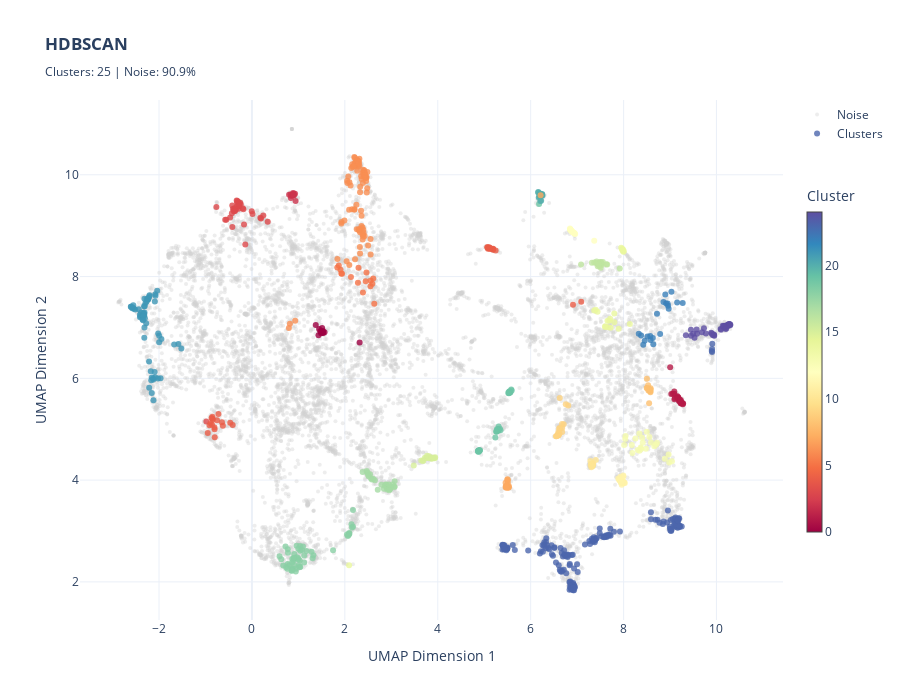
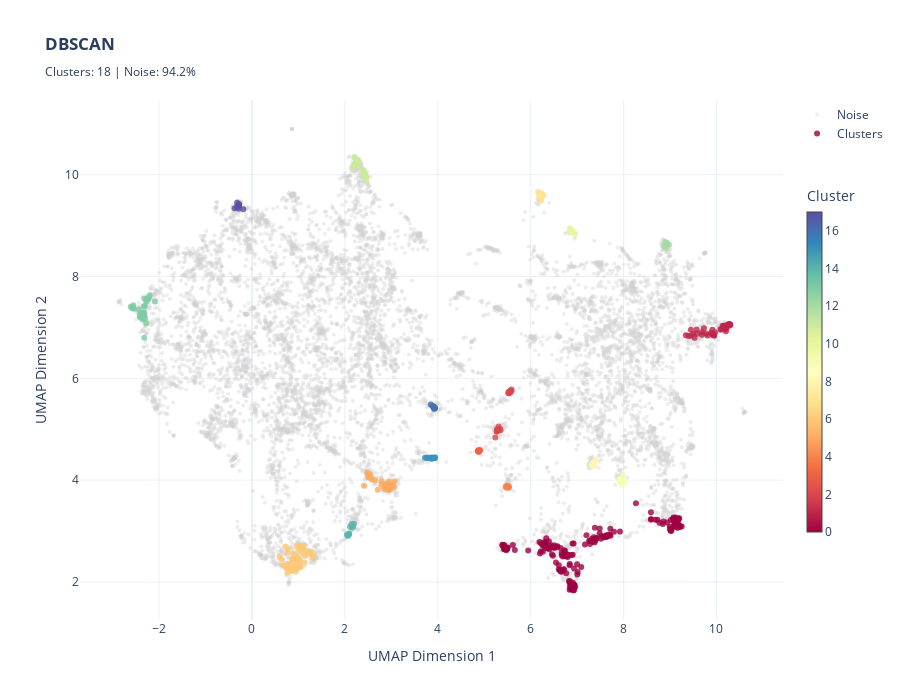
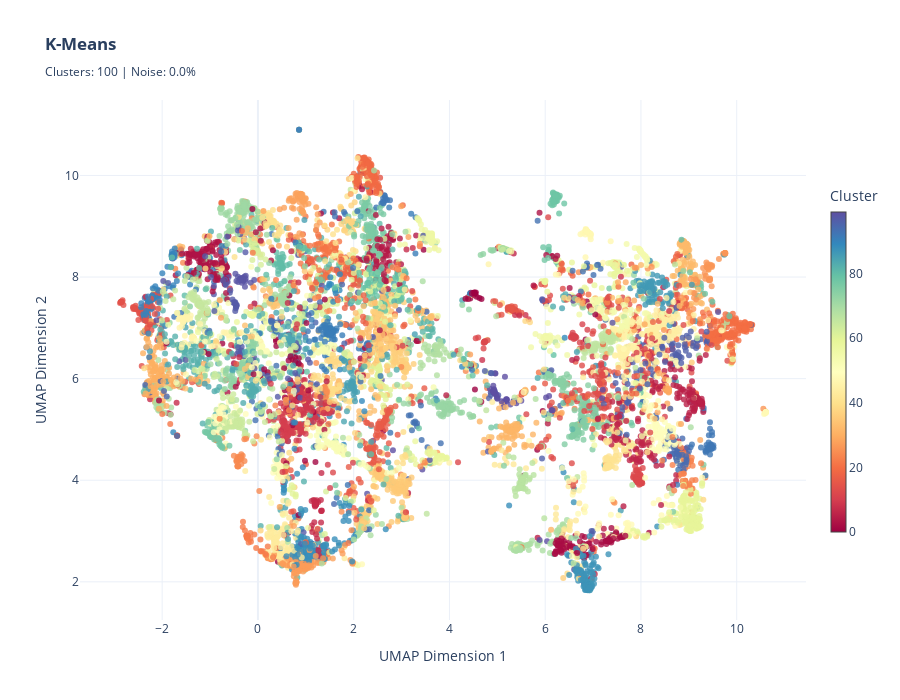
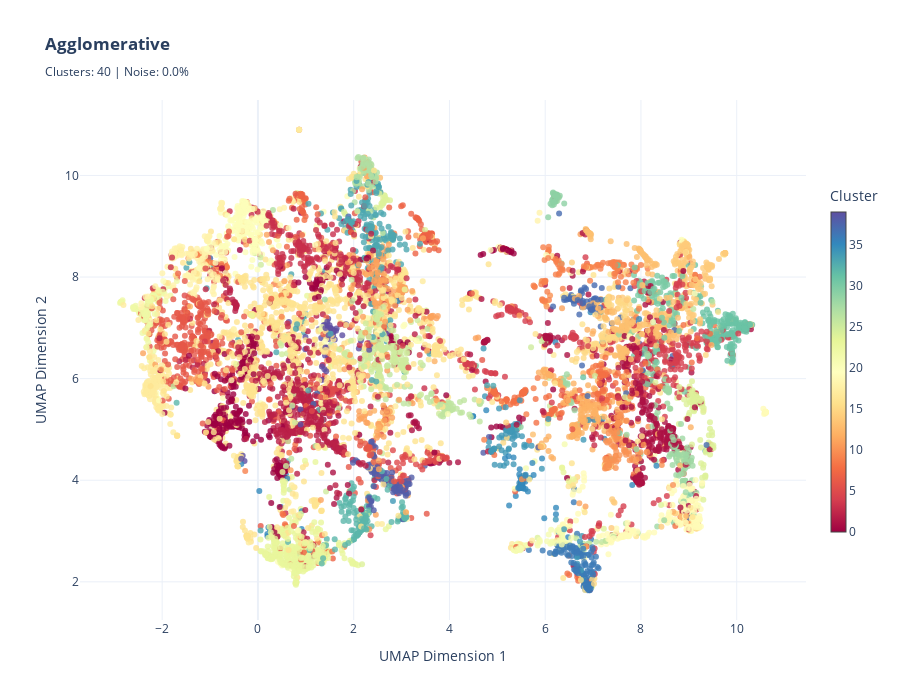

The cell these charts' notebook holds for them, in order:
### Code cell
print("\nLoading saved clustering labels...")

method_labels_dict = {}
label_files = {
    'HDBSCAN': './outputlabels/best_hdbscan_labels.npy',
    'DBSCAN': './outputlabels/best_dbscan_labels.npy',
    'K-Means': './outputlabels/best_kmeans_labels.npy',
    'Agglomerative': './outputlabels/best_agglomerative_labels.npy'
}

for method_name, filename in label_files.items():
    try:
        labels = np.load(filename)
        method_labels_dict[method_name] = labels
        n_clusters = len(set(labels)) - (1 if -1 in labels else 0)
        n_noise = np.sum(labels == -1)
        print(f"   {method_name}: {n_clusters} clusters, {n_noise} noise points")
    except FileNotFoundError:
        print(f"  {method_name}: File not found - {filename}")

if not method_labels_dict:
    print("\nERROR: No label files found. Run the clustering script first!")
    exit(1)

print(f"\nLoaded {len(method_labels_dict)} clustering methods")

# ============================================================================
# UMAP VISUALIZATION FUNCTION
# ============================================================================

def visualize_all_methods_umap(X_reduced, method_labels_dict, unique_ingredients=None, 
                                n_neighbors=15, min_dist=0.1, random_state=42):
    """
    Create comprehensive UMAP visualizations for all clustering methods.
    """
    
    print("\n" + "="*80)
    print("CREATING UMAP VISUALIZATIONS")
    print("="*80)
    
    # Compute UMAP embedding once
    print(f"\nComputing UMAP embedding (this may take a few minutes)...")
    print(f"  n_neighbors={n_neighbors}, min_dist={min_dist}")
    
    umap_model = umap.UMAP(
        n_neighbors=n_neighbors,
        min_dist=min_dist,
        n_components=2,
        random_state=random_state,
        verbose=True
    )
    embedding = umap_model.fit_transform(X_reduced)
    print(f" UMAP embedding complete: {embedding.shape}")
    
    # ========================================================================
    # 1. STATIC MATPLOTLIB VISUALIZATION
    # ========================================================================
    print("\n[1/3] Creating static matplotlib grid...")
    
    n_methods = len(method_labels_dict)
    n_cols = 2
    n_rows = (n_methods + 1) // 2
    
    fig, axes = plt.subplots(n_rows, n_cols, figsize=(16, 8 * n_rows))
    if n_methods == 1:
        axes = np.array([axes])
    axes = axes.flatten()
    
    for idx, (method_name, labels) in enumerate(method_labels_dict.items()):
        ax = axes[idx]
        
        df_method = pd.DataFrame({
            'x': embedding[:, 0],
            'y': embedding[:, 1],
            'cluster': labels
        })
        
        df_noise = df_method[df_method['cluster'] == -1]
        df_clusters = df_method[df_method['cluster'] != -1]
        
        n_clusters = len(set(labels)) - (1 if -1 in labels else 0)
        noise_pct = (len(df_noise) / len(labels)) * 100
        
        # Plot noise
        if len(df_noise) > 0:
            ax.scatter(df_noise['x'], df_noise['y'], 
                      c='lightgray', s=10, alpha=0.3, label='Noise')
        
        # Plot clusters
        if len(df_clusters) > 0:
            scatter = ax.scatter(df_clusters['x'], df_clusters['y'],
                               c=df_clusters['cluster'], 
                               cmap='Spectral',
                               s=20, alpha=0.7, linewidth=0)
            if n_clusters > 1:
                plt.colorbar(scatter, ax=ax, label='Cluster ID')
        
        ax.set_title(f"{method_name}\nClusters: {n_clusters} | Noise: {noise_pct:.1f}%", 
                    fontsize=12, fontweight='bold')
        ax.set_xlabel("UMAP Dimension 1")
        ax.set_ylabel("UMAP Dimension 2")
        if len(df_noise) > 0:
            ax.legend(loc='upper right', fontsize=8)
        ax.grid(alpha=0.3)
    
    for idx in range(n_methods, len(axes)):
        axes[idx].axis('off')
    
    plt.tight_layout()
    plt.savefig('umap_all_methods_static.png', dpi=300, bbox_inches='tight')
    print("   Saved: umap_all_methods_static.png")
    plt.show()
    
    # ========================================================================
    # 2. INTERACTIVE PLOTLY - INDIVIDUAL PLOTS (SHOW ONLY, NO SAVE)
    # ========================================================================
    print("\n[2/2] Creating individual interactive plots...")
    
    for method_name, labels in method_labels_dict.items():
        df_method = pd.DataFrame({
            'x': embedding[:, 0],
            'y': embedding[:, 1],
            'cluster': labels
        })
        
        if unique_ingredients is not None:
            df_method['ingredient'] = unique_ingredients
        
        df_noise = df_method[df_method['cluster'] == -1].copy()
        df_clusters = df_method[df_method['cluster'] != -1].copy()
        
        n_clusters = len(set(labels)) - (1 if -1 in labels else 0)
        noise_pct = (len(df_noise) / len(labels)) * 100
        
        fig = go.Figure()
        
        # Noise points
        if len(df_noise) > 0:
            hover_data = ['ingredient'] if unique_ingredients else []
            fig.add_trace(go.Scatter(
                x=df_noise['x'],
                y=df_noise['y'],
                mode='markers',
                name='Noise',
                marker=dict(size=4, color='lightgray', opacity=0.4),
                text=df_noise['ingredient'] if unique_ingredients else None,
                hovertemplate='<b>Noise</b><br>%{text}<br>x: %{x:.2f}<br>y: %{y:.2f}<extra></extra>'
            ))
        
        # Cluster points
        if len(df_clusters) > 0:
            fig.add_trace(go.Scatter(
                x=df_clusters['x'],
                y=df_clusters['y'],
                mode='markers',
                name='Clusters',
                marker=dict(
                    size=6,
                    color=df_clusters['cluster'],
                    colorscale='Spectral',
                    opacity=0.8,
                    colorbar=dict(title="Cluster", thickness=15, len=0.7),
                    showscale=True
                ),
                text=df_clusters['ingredient'] if unique_ingredients else None,
                customdata=df_clusters['cluster'],
                hovertemplate='<b>Cluster %{customdata}</b><br>%{text}<br>x: %{x:.2f}<br>y: %{y:.2f}<extra></extra>'
            ))
        
        fig.update_layout(
            title=f"<b>{method_name}</b><br><sub>Clusters: {n_clusters} | Noise: {noise_pct:.1f}%</sub>",
            xaxis_title="UMAP Dimension 1",
            yaxis_title="UMAP Dimension 2",
            width=900, height=700,
            template='plotly_white',
            hovermode='closest'
        )
        
        print(f"   Displaying: {method_name}")
        fig.show()
    
    
    return embedding, umap_model


# ============================================================================
# RUN VISUALIZATION
# ============================================================================

embedding, umap_model = visualize_all_methods_umap(
    X_reduced, 
    method_labels_dict,
    unique_ingredients=unique_ingredients,
    n_neighbors=15,
    min_dist=0.1,
    random_state=42
)

### Figure 1 — Plotly figure (JSON) as saved in the notebook; plotly's stock layout.template omitted (floating-point values rounded to 4 significant figures; data arrays with more than 128 entries replaced by an {"elided": "..."} marker saying what was removed)
{"data": [{"hovertemplate": "<b>Noise</b><br>%{text}<br>x: %{x:.2f}<br>y: %{y:.2f}<extra></extra>", "marker": {"color": "lightgray", "opacity": 0.4, "size": 4}, "mode": "markers", "name": "Noise", "text": {"elided": "8970 str values"}, "type": "scatter", "x": {"elided": "8970 float values"}, "y": {"elided": "8970 float values"}}, {"customdata": {"elided": "894 int values"}, "hovertemplate": "<b>Cluster %{customdata}</b><br>%{text}<br>x: %{x:.2f}<br>y: %{y:.2f}<extra></extra>", "marker": {"color": {"elided": "894 int values"}, "colorbar": {"len": 0.7, "thickness": 15, "title": {"text": "Cluster"}}, "colorscale": [[0, "rgb(158,1,66)"], [0.1, "rgb(213,62,79)"], [0.2, "rgb(244,109,67)"], [0.3, "rgb(253,174,97)"], [0.4, "rgb(254,224,139)"], [0.5, "rgb(255,255,191)"], [0.6, "rgb(230,245,152)"], [0.7, "rgb(171,221,164)"], [0.8, "rgb(102,194,165)"], [0.9, "rgb(50,136,189)"], [1, "rgb(94,79,162)"]], "opacity": 0.8, "showscale": true, "size": 6}, "mode": "markers", "name": "Clusters", "text": {"elided": "894 str values"}, "type": "scatter", "x": {"elided": "894 float values"}, "y": {"elided": "894 float values"}}], "layout": {"height": 700, "hovermode": "closest", "title": {"text": "<b>HDBSCAN</b><br><sub>Clusters: 25 | Noise: 90.9%</sub>"}, "width": 900, "xaxis": {"title": {"text": "UMAP Dimension 1"}}, "yaxis": {"title": {"text": "UMAP Dimension 2"}}}}

### Figure 2 — Plotly figure (JSON) as saved in the notebook; plotly's stock layout.template omitted (floating-point values rounded to 4 significant figures; data arrays with more than 128 entries replaced by an {"elided": "..."} marker saying what was removed)
{"data": [{"hovertemplate": "<b>Noise</b><br>%{text}<br>x: %{x:.2f}<br>y: %{y:.2f}<extra></extra>", "marker": {"color": "lightgray", "opacity": 0.4, "size": 4}, "mode": "markers", "name": "Noise", "text": {"elided": "9296 str values"}, "type": "scatter", "x": {"elided": "9296 float values"}, "y": {"elided": "9296 float values"}}, {"customdata": {"elided": "568 int values"}, "hovertemplate": "<b>Cluster %{customdata}</b><br>%{text}<br>x: %{x:.2f}<br>y: %{y:.2f}<extra></extra>", "marker": {"color": {"elided": "568 int values"}, "colorbar": {"len": 0.7, "thickness": 15, "title": {"text": "Cluster"}}, "colorscale": [[0, "rgb(158,1,66)"], [0.1, "rgb(213,62,79)"], [0.2, "rgb(244,109,67)"], [0.3, "rgb(253,174,97)"], [0.4, "rgb(254,224,139)"], [0.5, "rgb(255,255,191)"], [0.6, "rgb(230,245,152)"], [0.7, "rgb(171,221,164)"], [0.8, "rgb(102,194,165)"], [0.9, "rgb(50,136,189)"], [1, "rgb(94,79,162)"]], "opacity": 0.8, "showscale": true, "size": 6}, "mode": "markers", "name": "Clusters", "text": {"elided": "568 str values"}, "type": "scatter", "x": {"elided": "568 float values"}, "y": {"elided": "568 float values"}}], "layout": {"height": 700, "hovermode": "closest", "title": {"text": "<b>DBSCAN</b><br><sub>Clusters: 18 | Noise: 94.2%</sub>"}, "width": 900, "xaxis": {"title": {"text": "UMAP Dimension 1"}}, "yaxis": {"title": {"text": "UMAP Dimension 2"}}}}

### Figure 3 — Plotly figure (JSON) as saved in the notebook; plotly's stock layout.template omitted (floating-point values rounded to 4 significant figures; data arrays with more than 128 entries replaced by an {"elided": "..."} marker saying what was removed)
{"data": [{"customdata": {"elided": "9864 int values"}, "hovertemplate": "<b>Cluster %{customdata}</b><br>%{text}<br>x: %{x:.2f}<br>y: %{y:.2f}<extra></extra>", "marker": {"color": {"elided": "9864 int values"}, "colorbar": {"len": 0.7, "thickness": 15, "title": {"text": "Cluster"}}, "colorscale": [[0, "rgb(158,1,66)"], [0.1, "rgb(213,62,79)"], [0.2, "rgb(244,109,67)"], [0.3, "rgb(253,174,97)"], [0.4, "rgb(254,224,139)"], [0.5, "rgb(255,255,191)"], [0.6, "rgb(230,245,152)"], [0.7, "rgb(171,221,164)"], [0.8, "rgb(102,194,165)"], [0.9, "rgb(50,136,189)"], [1, "rgb(94,79,162)"]], "opacity": 0.8, "showscale": true, "size": 6}, "mode": "markers", "name": "Clusters", "text": {"elided": "9864 str values"}, "type": "scatter", "x": {"elided": "9864 float values"}, "y": {"elided": "9864 float values"}}], "layout": {"height": 700, "hovermode": "closest", "title": {"text": "<b>K-Means</b><br><sub>Clusters: 100 | Noise: 0.0%</sub>"}, "width": 900, "xaxis": {"title": {"text": "UMAP Dimension 1"}}, "yaxis": {"title": {"text": "UMAP Dimension 2"}}}}

### Figure 4 — Plotly figure (JSON) as saved in the notebook; plotly's stock layout.template omitted (floating-point values rounded to 4 significant figures; data arrays with more than 128 entries replaced by an {"elided": "..."} marker saying what was removed)
{"data": [{"customdata": {"elided": "9864 int values"}, "hovertemplate": "<b>Cluster %{customdata}</b><br>%{text}<br>x: %{x:.2f}<br>y: %{y:.2f}<extra></extra>", "marker": {"color": {"elided": "9864 int values"}, "colorbar": {"len": 0.7, "thickness": 15, "title": {"text": "Cluster"}}, "colorscale": [[0, "rgb(158,1,66)"], [0.1, "rgb(213,62,79)"], [0.2, "rgb(244,109,67)"], [0.3, "rgb(253,174,97)"], [0.4, "rgb(254,224,139)"], [0.5, "rgb(255,255,191)"], [0.6, "rgb(230,245,152)"], [0.7, "rgb(171,221,164)"], [0.8, "rgb(102,194,165)"], [0.9, "rgb(50,136,189)"], [1, "rgb(94,79,162)"]], "opacity": 0.8, "showscale": true, "size": 6}, "mode": "markers", "name": "Clusters", "text": {"elided": "9864 str values"}, "type": "scatter", "x": {"elided": "9864 float values"}, "y": {"elided": "9864 float values"}}], "layout": {"height": 700, "hovermode": "closest", "title": {"text": "<b>Agglomerative</b><br><sub>Clusters: 40 | Noise: 0.0%</sub>"}, "width": 900, "xaxis": {"title": {"text": "UMAP Dimension 1"}}, "yaxis": {"title": {"text": "UMAP Dimension 2"}}}}
